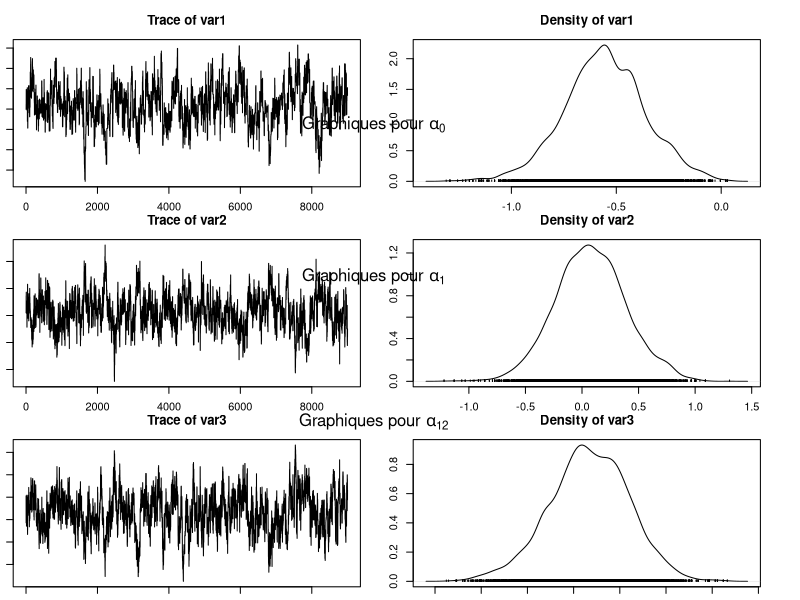
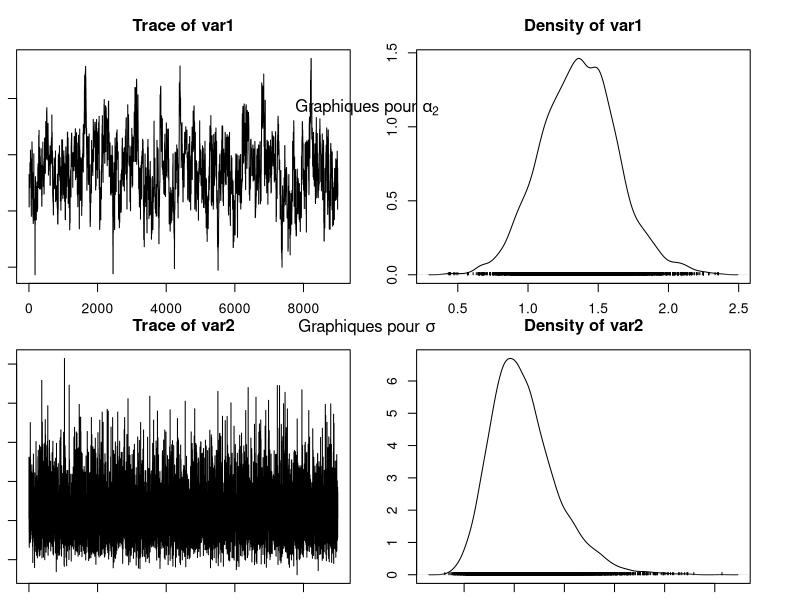

The R source for these figures, in order:
## ---- chunk 1
# Notations changées par rapport au fichier seeds.data pour être en accord avec 
# la consigne donnée
"N" <- 21 
"r" <- c(10, 23, 23, 26, 17, 5, 53, 55, 32, 46, 10, 8, 10, 8, 23, 0, 3, 22, 15, 32, 3)
"n" <- c(39, 62, 81, 51, 39, 6, 74, 72, 51, 79, 13, 16, 30, 28, 45, 4, 12, 41, 30, 51, 7)
"x1" <- c(0, 0, 0, 0, 0, 0, 0, 0, 0, 0, 0, 1, 1, 1, 1, 1, 1, 1, 1, 1, 1)
"x2" <- c(0, 0, 0, 0, 0, 1, 1, 1, 1, 1, 1, 0, 0, 0, 0, 0, 1, 1, 1, 1, 1)

alpha0 <- 0
alpha1 <- 0
alpha2 <- 0
alpha12 <- 0
tau <- 10
b <- c(0, 0, 0, 0, 0, 0, 0, 0, 0, 0, 0, 0, 0, 0, 0, 0, 0, 0, 0, 0, 0)

seeds = function(nchain, N, r, n, x1, x2, alpha0, alpha1, alpha2, alpha12, tau, b, prop_sd){
  
  # Initialisation
  res = matrix(NA, nchain + 1, 5)
  res[1, ] = c(alpha0, alpha1, alpha12, alpha2, 1/sqrt(tau)) # le dernier terme vaut sigma

  p = plogis(alpha0 + alpha1 * x1 + alpha2 * x2 + alpha12 * x1 * x2 + b)
  
  res_b = matrix(NA, nchain + 1, N)
  res_b[1, ] = b
  
  acc_rates = rep(0, 4) # pour les 4 alpha
  
  for (i in 1:nchain){
    
    # Mise à jour de alpha0
    alpha0 = res[i, 1]
    prop = rnorm(1, alpha0, prop_sd[1]) # marche aléatoire simple
    prop_p = plogis(prop + alpha1 * x1 + alpha2 * x2 + alpha12 * x1 * x2 + b)
    
    top = - ((prop^2) / (2 * 1e6)) + sum(r * log(prop_p)) + sum((n-r) * log(1 - prop_p))
    bottom = - ((alpha0^2) / (2 * 1e6)) + sum(r * log(p)) + sum((n-r) * log(1 - p))
    acc_prob = exp(top - bottom) # Ratio des noyaux vaut 1 (symétrie du noyau)
    
    if (runif(1) < min(1, acc_prob)){
      alpha0 = prop
      p = prop_p
      acc_rates[1] = acc_rates[1] + 1
    }
    
    # Mise à jour de alpha1
    alpha1 = res[i, 2]
    prop = rnorm(1, alpha1, prop_sd[2]) # marche aléatoire simple
    prop_p = plogis(alpha0 + prop * x1 + alpha2 * x2 + alpha12 * x1 * x2 + b)
    
    top = - ((prop^2) / (2 * 1e6)) + sum(r * log(prop_p)) + sum((n-r) * log(1 - prop_p))
    bottom = - ((alpha1^2) / (2 * 1e6)) + sum(r * log(p)) + sum((n-r) * log(1 - p))
    acc_prob = exp(top - bottom) # Ratio des noyaux vaut 1 (symétrie du noyau)
    
    if (runif(1) < min(1, acc_prob)){
      alpha1 = prop
      p = prop_p
      acc_rates[2] = acc_rates[2] + 1
    }

    # Mise à jour de alpha12
    alpha12 = res[i, 3]
    prop = rnorm(1, alpha12, prop_sd[3]) # marche aléatoire simple
    prop_p = plogis(alpha0 + alpha1 * x1 + alpha2 * x2 + prop * x1 * x2 + b)
    
    top = - ((prop^2) / (2 * 1e6)) + sum(r * log(prop_p)) + sum((n-r) * log(1 - prop_p))
    bottom = - ((alpha12^2) / (2 * 1e6)) + sum(r * log(p)) + sum((n-r) * log(1 - p))
    acc_prob = exp(top - bottom) # Ratio des noyaux vaut 1 (symétrie du noyau)
    
    if (runif(1) < min(1, acc_prob)){
      alpha12 = prop
      p = prop_p
      acc_rates[3] = acc_rates[3] + 1
    }
    
    # Mise à jour de alpha2
    alpha2 = res[i, 4]
    prop = rnorm(1, alpha2, prop_sd[4]) # marche aléatoire simple
    prop_p = plogis(alpha0 + alpha1 * x1 + prop * x2 + alpha12 * x1 * x2 + b)
    
    top = - ((prop^2) / (2 * 1e6)) + sum(r * log(prop_p)) + sum((n-r) * log(1 - prop_p))
    bottom = - ((alpha2^2) / (2 * 1e6)) + sum(r * log(p)) + sum((n-r) * log(1 - p))
    acc_prob = exp(top - bottom) # Ratio des noyaux vaut 1 (symétrie du noyau)
    
    if (runif(1) < min(1, acc_prob)){
      alpha2 = prop
      p = prop_p
      acc_rates[4] = acc_rates[4] + 1
    }
    
    # Mise à jour de tau
    tau = rgamma(1, shape = 10e-3 + N / 2, scale = 1e-3 + 0.5 * sum(b^2))

    # Mise à jour de b
    for (j in 1:N){
      prop = rnorm(1, b[j], prop_sd[5])
      prop_p_j = plogis(alpha0 + alpha1 * x1[j] + alpha2 * x2[j] + alpha12 * x1[j] * x2[j] + prop)
      
      top = - (prop^2 * tau / 2) + r[j] * log(prop_p_j) + (n[j] - r[j]) * log(1 - prop_p_j)
      bottom = - (b[j]^2 * tau / 2) + r[j] * log(p[j]) + (n[j] - r[j]) * log(1 - p[j])
      acc_prob = exp(top - bottom)
      
      if (runif(1) < min(1, acc_prob)){
        b[j] = prop
        p[j] = prop_p_j
      }
    }
    
    # Mise à jour de la chaine de Markov et de b
    res[i+1, ] = c(alpha0, alpha1, alpha12, alpha2, 1/sqrt(tau))
    res_b[i+1, ] = b
  }
  
  my_list <- list("chain" = res, "b_chain" = res_b, "acc_rates" = acc_rates)
  return(my_list)
}

resultat = seeds(1e4, N, r, n, x1, x2, alpha0, alpha1, alpha2, alpha12, tau, b, prop_sd = c(0.3, 0.3, 0.3, 0.3, 0.3)) # prop_sd choisi pour avoir une allure de chaîne cohérente

resultat_chain = resultat$chain[1001:nrow(resultat$chain), ] # on enlève les 1000 premiers (burnin)

moychain = colMeans(resultat_chain) # moyenne
sdchain = apply(resultat_chain, 2, sd) # écart type


library(coda)
par(ask = FALSE, mfrow = c(3, 1), mar = c(1, 1, 3, 3)) # Configure la disposition des graphiques 

# Tracer les 3 premiers graphiques des chaînes de Markov
plot(mcmc(resultat_chain[,1:3]))

mtext(expression("Graphiques pour " * alpha[0]), side = 3, line = 23)
mtext(expression("Graphiques pour " * alpha[1]), side = 3, line = 11.5)
mtext(expression("Graphiques pour " * alpha[12]), side = 3, line = 0.5)

par(mfrow = c(2, 1)) # Configure la disposition des graphiques 

# Tracer les 2 derniers graphiques des chaînes de Markov
plot(mcmc(resultat_chain)[,4:5])

mtext(expression("Graphiques pour " * alpha[2]), side = 3, line = 12)
mtext(expression("Graphiques pour " * sigma), side = 3, line = 1)
